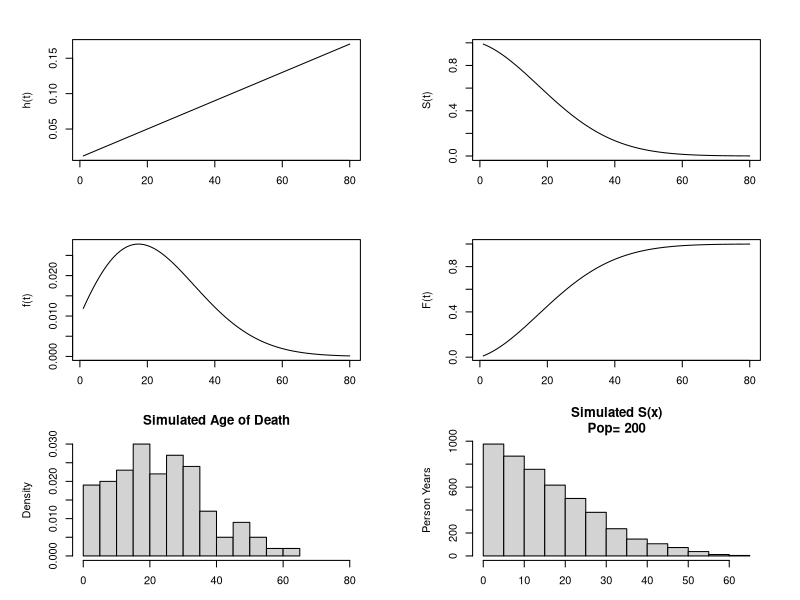

Source code (R):
#linear hazard stuff
#simulates linear hazard and transformations
#Bryce Bartlett

alpha = .01
beta = .002

#failure rate = - S(t)dt/S(t)
hazard = function(alpha,beta,t){
  return(alpha + beta*t)
}

#Survivors function = exp(-int_0^t h(u)du)
survival = function(alpha,beta,t){
  return(exp(-1*(alpha*t + (beta*t^2)/2)))
}

#Cumulative failure probability = 1-S(t)
Failure = function(alpha,beta,t){
  return(1-survival(alpha,beta,t))
}

#pdf (point probability) of failure = -S(t)dt
f_density = function(alpha,beta,t){
  return(-1*survival(alpha,beta,t)*(-alpha - beta*t)) 
}

dat = matrix(NA,80,5)
colnames(dat) = c('age','h(t)','S(t)','F(t)','f(t)')

for(t in 1:80){
  dat[t,'age'] = t
  dat[t,'h(t)'] = hazard(alpha,beta,t)
  dat[t,'S(t)'] = survival(alpha,beta,t)
  dat[t,'f(t)'] = f_density(alpha,beta,t)
  dat[t,'F(t)'] = Failure(alpha,beta,t)
}

#windows(height=300,width=300)

par(mfrow=c(3,2),oma=c(0,0,0,0),mar=c(3,5.5,3,3))
plot(dat[,c('age','h(t)')], type='l')
plot(dat[,c('age','S(t)')], type='l')
plot(dat[,c('age','f(t)')], type='l')
plot(dat[,c('age','F(t)')], type='l')

#random draw---from F(t) for time of death (cumulative probability) using inversion sampling

#1 draw u from U~(0,1)

u = runif(200)

#2 inversion sample from g(u), where F(t) = u (solve for t where F(t) = u) (survvial is same)

g = function(u,alpha,beta){
  #quadratic
  root = sqrt((2*alpha)^2 - 4*beta*2*log(1-u))
  pos = ((2*alpha) + root)/(-2*beta)
  neg = ((2*alpha) - root)/(-2*beta)

  return(c(pos,neg))
} 

draw = matrix(c(u,g(u,alpha,beta)),length(u),3)
colnames(draw)=c('u','pos','neg')

sim = round(draw[,'neg'])
hist(sim,freq=F, main='Simulated Age of Death',
      ,xlim=c(0,80))

pyears=sum(sim)
c.sim = c(NULL) #prep annual observations
#(observation for each year of life)

for(i in 1:length(sim)){
  #print(i)
  #print(1:sim[i])
  c.sim = c(c.sim,1:sim[i])
}

#hist(round(draw[,'neg']), xlim=c(0,80), ylim=c(0,1), freq=FALSE)

hist(c.sim,main=paste("Simulated S(x)\nPop=",length(sim)),
     ylab='Person Years')
